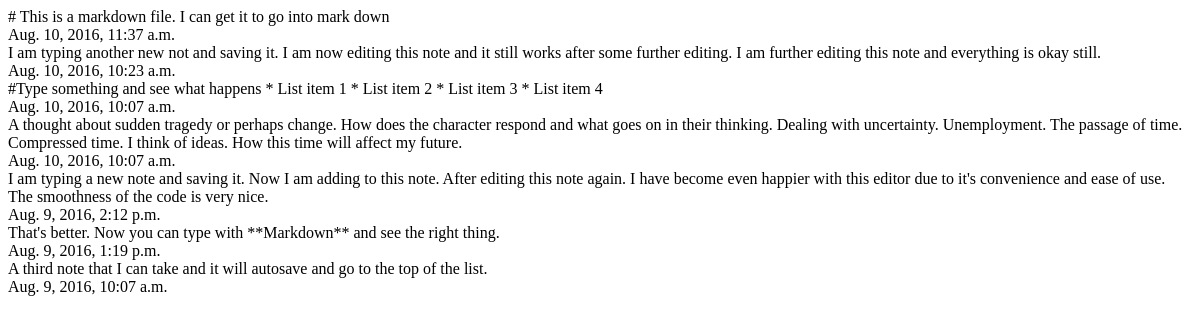
Page /notes/ (signed in) on the earlier database version.
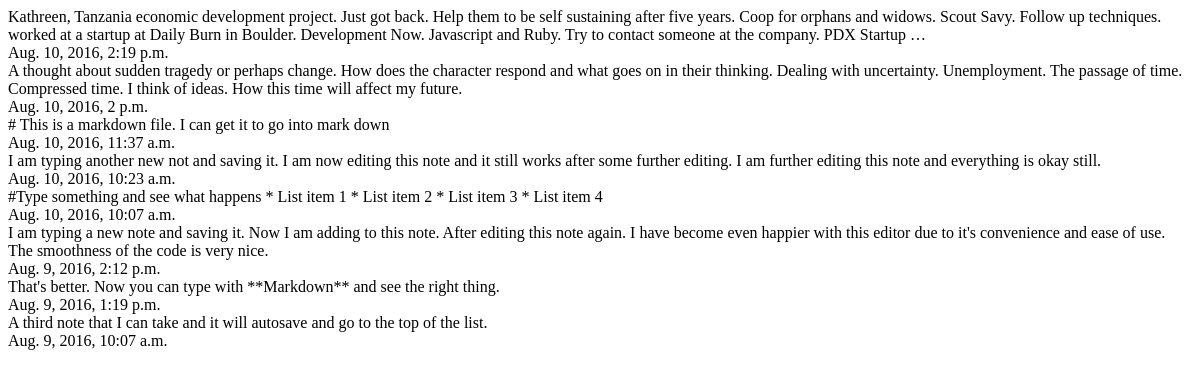
Same page on the later database version.
### browser_notes/users/models.py (models this page shows, shortened)
class Note(models.Model):
    user = models.ForeignKey(User, on_delete=models.CASCADE)
    created = models.DateTimeField(auto_now_add=True)
    modified = models.DateTimeField(auto_now=True)
    note = models.TextField()

### browser_notes/users/views.py (the view)
# urls.py: url(r'^notes/', notes, name='notes'),
def notes(request):
    if request.method == 'POST':
        if request.POST.get("note_id") == "newnote":
            print(request.POST.get("note"))      # print statements for testing purposes
            print(request.POST.get("note_id"))
            n = Note(note=request.POST.get("note"), user=request.user)
            n.save()
            json_object = {'id': n.id}
            return JsonResponse(json_object)
        else:
            note = Note.objects.get(id=request.POST.get("note_id"))
            note.note = request.POST.get("note")  # change field
            note.save()  # this will update only
            return JsonResponse({'id': note.id})
    else:
        notes = Note.objects.filter(user=request.user).order_by('-modified')
        return render(request, 'notes.html', {"notes": notes})

### browser_notes/templates/notes.html
                 {% for note in notes %}
                <div data-id="{{ note.id }}" class="notes-list ui segments">
                    {{ note.note | truncatewords:50}} <br>
                    {{ note.modified}}
                </div>
                    {% endfor %}

Differences in the rows shown:
added Note: note "Kathreen, Tanzania economic development project. Just got back. Help them to be self sustaining after five years. Coop for orphans and widows. Scout Savy. Follow up techniques. worked at a startup at Daily Burn in Boulder. Development Now. Javascript and Ruby. Try to contact someone at the company. PDX Startup …", modified "Aug. 10, 2016, 2:19 p.m."
changed Note: modified "Aug. 10, 2016, 10:07 a.m." → "Aug. 10, 2016, 2 p.m."; moves up the list
